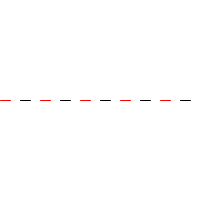
Frame 1 (no input)
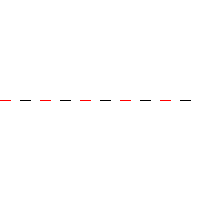
Frame 60 (the mouse pressed at the canvas centre just before this capture)
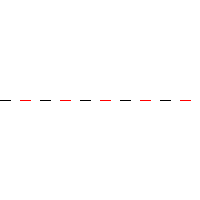
Frame 120 (the mouse held since frame 60 and released just before this capture)

The Processing sketch that drew these frames (run headless with seeded random() and noise(); from frame 60 on, the mouse is pressed at the canvas centre):

// Processing sketch: processing_90016
// ── processing_90016.pde

String userIn = "";
int red1 = 255;
int black1 = 0;
boolean even = true;

void setup()
{
  size(200,200);
  background(255);
  fill(0);
}

void draw()
{
  drawLines();

}

void keyPressed()
{
  userIn += key;
}

void drawLines()
{  
  for(int i = 0; i < width/20; i++)
  { 
    if(i % 1 == 0)
    {
      stroke(red1, 0, 0); //red
    }  
    if (i % 2 == 1) 
    {
      stroke(black1,0,0); // black
    }
    line(i*20, height/2, i*20+10, height/2);  
    
    if (mousePressed)  //I know I should be using a boolean here to make the colour change permanent after a mouse press, but i'm not sure how
    {
      red1 = 0;
      black1 = 255;
    }
    else
    {
      red1 = 255;
      black1 = 0;
    }
    
  }
  fill(0);
  text(userIn,0,height/2);
  

}
